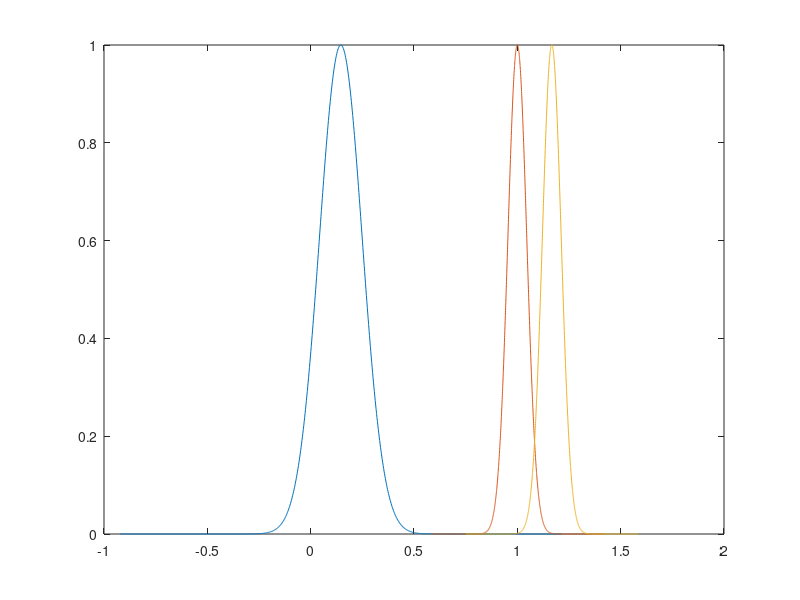

MATLAB code to generate this figure:
clear all
clc

%% lebal 1

centriod = 0.145833809
;
width = 0.021353362
;
s = 50* width;

x = -s+centriod : width* 10^-1 : s+centriod;
y = exp( - (x - centriod).^2 / width);

%% lebal 2

centriod = 0.999968284
;
width = 0.00416746
;
s = 100* width;

x2 = -s+centriod : width* 10^-1 : s+centriod;
y2 = exp( - (x2 - centriod).^2 / width);

%% lebal 3

centriod = 1.166666667
;
width = 0.00416746
;
s = 100* width;

x3 = -s+centriod : width* 10^-1 : s+centriod;
y3 = exp( - (x3 - centriod).^2 / width);


%%
plot(x,y,x2,y2, x3, y3)